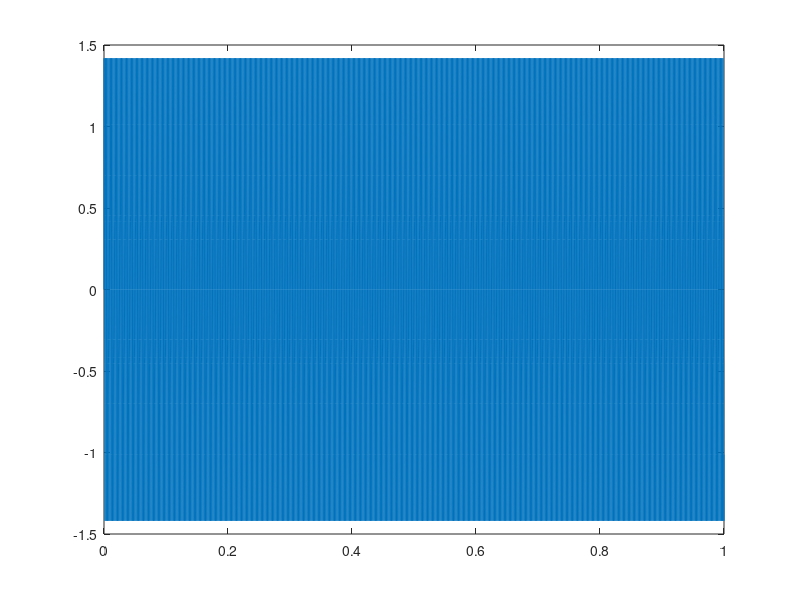

This figure's MATLAB source:

Fs = 8000; 
t = 0:1/Fs:1-1/Fs; 

f1 = 500; 
f2 = 1000; 
f3 = 1500; 
noise_amp = 0.2;

signal = sin(2*pi*f1*t) + 0.5*sin(2*pi*f2*t) + 0.3*sin(2*pi*f3*t);

normalAudio = signal/max(abs(signal));
plot(t, signal);

audiowrite('testingImp.wav', normalAudio, Fs);